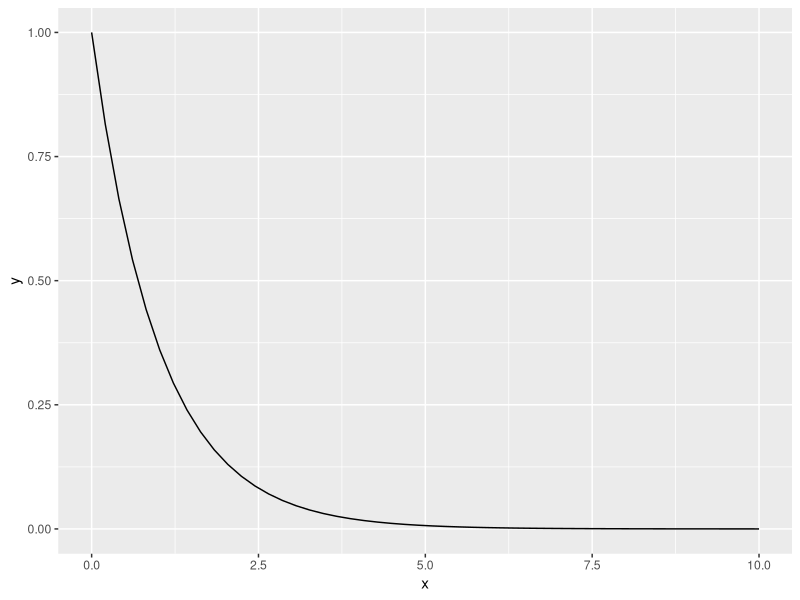
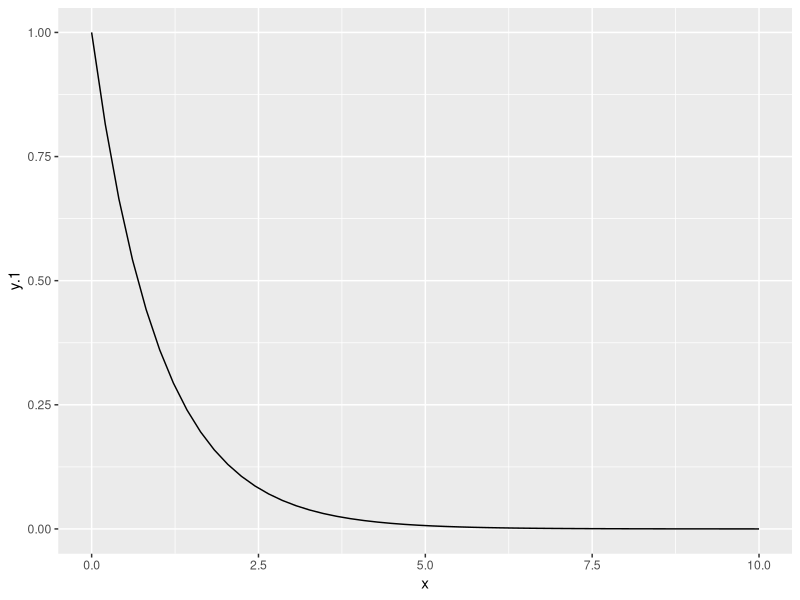
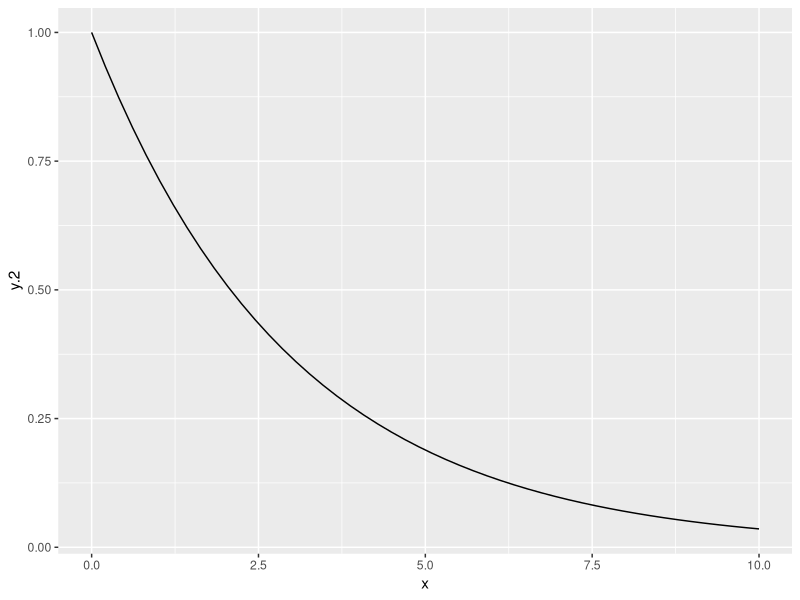

The R script that drew these images, in order:
## ---- chunk 1
knitr::opts_chunk$set(fig.width = 4, fig.height = 3)
## ---- chunk 2
NegExp <- function(x, a, b) {
	a*exp(-b*x)
}
## ---- chunk 3
x <- seq(from = 0, to = 10, length = 50)
y <- NegExp(x, a = 1, b = 1)
nexp <- data.frame(x=x, y=y)
head(nexp)
## ---- chunk 4
library(ggplot2) #don't forget to load the package
ggplot(nexp, aes(x=x,y=y)) + geom_line()
## ---- chunk 5
NegExp <- function(x, a = 1, b = 1) {
	a*exp(-b*x)
}

nexp$y.1 <- NegExp(x) # using default values of a and b
ggplot(nexp, aes(x=x,y=y.1)) + geom_line()
nexp$y.2 <- NegExp(x, b=1/3) # using default value of a, but changing b
ggplot(nexp, aes(x=x,y=y.2)) + geom_line()
## ---- chunk 6
NegExp <- function(x, a = 1, b = 1) {
	y <- a*exp(-b*x)
	return(y)
}
## ---- chunk 7
library(tidyverse)
FuncResp <- read_csv("ReedfrogFuncresp.csv")
lm1 <- lm(Killed ~ Initial, data=FuncResp)
summary(lm1)
## ---- chunk 8
summary(lm1)$coefficients
## ---- chunk 9
paste("Pi equals ", pi, sep="") # The sep= bit specifies what separate the pieces
## ---- chunk 10
c <- summary(lm1)$coefficients

paste("(beta = ", round(c[2,"Estimate"], 3), 
			" ± ", round(c[2,"Std. Error"], 3), 
			", t = ", round(c[2, "t value"], 3), 
			", P = ", round(c[2, "Pr(>|t|)"], 3),
			")",
			sep="")
## ---- chunk 11
paste("(beta = ", round(c[2,"Estimate"], 3), 
			" ± ", round(c[2,"Std. Error"], 3), 
			", t = ", round(c[2, "t value"], 3), 
			", P", ifelse( c[2, "Pr(>|t|)"]<0.001, 
						 " < 0.001", 
						 paste(" =", round(c[2, "Pr(>|t|)"], 3) )
			   ),
			")",
			sep="")
## ---- chunk 12
extract_stats <- function(model, term=2){ # notice the default for term
	
}
## ---- chunk 13
extract_stats <- function(model, term=2){ # notice the default for slot
	c <- summary(model)$coefficients
	paste("(beta = ", round(c[term,"Estimate"], 3), 
				" ± ", round(c[term,"Std. Error"], 3), 
				", t = ", round(c[term, "t value"], 3), 
				", P", ifelse( c[term, "Pr(>|t|)"]<0.001, 
											 " < 0.001", 
											 paste(" =", round(c[term, "Pr(>|t|)"], 3) )
				),
				")",
				sep="")
}
## ---- chunk 14
extract_stats(lm1, term=2)
extract_stats(lm1, term=1)
## ---- chunk 15
rinline <- function(code) {
  sprintf('``` `r %s` ```', code)
}
## ---- chunk 16
extract_stats <- function(model, term=2){ # notice the default for slot
	c <- summary(model)$coefficients
	paste("($\\beta$ = ", round(c[term,"Estimate"], 3), 
				" $\\pm$ ", round(c[term,"Std. Error"], 3), 
				", t = ", round(c[term, "t value"], 3), 
				", P", ifelse( c[term, "Pr(>|t|)"]<0.001, 
											 " < 0.001", 
											 paste(" =", round(c[term, "Pr(>|t|)"], 3) )
				),
				")",
				sep="")
}
